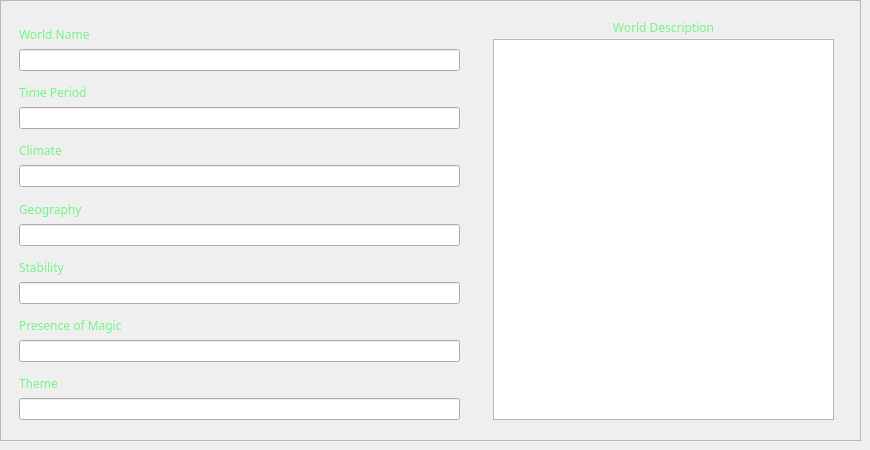
    <widget class="QWidget" name="page7World">
     <widget class="QWidget" name="gridLayoutWidget_8">
      <property name="geometry">
       <rect>
        <x>0</x>
        <y>0</y>
        <width>861</width>
        <height>441</height>
       </rect>
      </property>
      <layout class="QGridLayout" name="worldGridContainer">
       <item row="0" column="0">
        <widget class="QFrame" name="worldFrame">
         <property name="frameShape">
          <enum>QFrame::StyledPanel</enum>
         </property>
         <property name="frameShadow">
          <enum>QFrame::Raised</enum>
         </property>
         <widget class="QWidget" name="verticalLayoutWidget_10">
          <property name="geometry">
           <rect>
            <x>19</x>
            <y>19</y>
            <width>441</width>
            <height>401</height>
           </rect>
          </property>
          <layout class="QVBoxLayout" name="verticalLayout_2">
           <item>
            <widget class="QLabel" name="worldNameTxt">
             <property name="font">
              <font>
               <family>Bahnschrift Light</family>
              </font>
             </property>
             <property name="styleSheet">
              <string notr="true">.QLabel {color: rgba(119,244,136,255);}</string>
             </property>
             <property name="text">
              <string>World Name</string>
             </property>
             <property name="alignment">
              <set>Qt::AlignBottom|Qt::AlignLeading|Qt::AlignLeft</set>
             </property>
            </widget>
           </item>
           <item>
            <widget class="QLineEdit" name="worldNameEdit">
             <property name="maxLength">
              <number>25</number>
             </property>
            </widget>
           </item>
           <item>
            <widget class="QLabel" name="worldTimeTxt">
             <property name="font">
              <font>
               <family>Bahnschrift Light</family>
              </font>
             </property>
             <property name="styleSheet">
              <string notr="true">.QLabel {color: rgba(119,244,136,255);}</string>
             </property>
             <property name="text">
              <string>Time Period</string>
             </property>
             <property name="alignment">
              <set>Qt::AlignBottom|Qt::AlignLeading|Qt::AlignLeft</set>
             </property>
            </widget>
           </item>
           <item>
            <widget class="QLineEdit" name="worldTimeEdit">
             <property name="maxLength">
              <number>25</number>
             </property>
            </widget>
           </item>
           <item>
            <widget class="QLabel" name="worldClimateTxt">
             <property name="font">
              <font>
               <family>Bahnschrift Light</family>
              </font>
             </property>
             <property name="styleSheet">
              <string notr="true">.QLabel {color: rgba(119,244,136,255);}</string>
             </property>
             <property name="text">
              <string>Climate</string>
             </property>
             <property name="alignment">
              <set>Qt::AlignBottom|Qt::AlignLeading|Qt::AlignLeft</set>
             </property>
            </widget>
           </item>
           <item>
            <widget class="QLineEdit" name="worldClimateEdit">
             <property name="maxLength">
              <number>50</number>
             </property>
            </widget>
           </item>
           <item>
            <widget class="QLabel" name="worldGeoTxt">
             <property name="font">
              <font>
               <family>Bahnschrift Light</family>
              </font>
             </property>
             <property name="styleSheet">
              <string notr="true">.QLabel {color: rgba(119,244,136,255);}</string>
             </property>
             <property name="text">
              <string>Geography</string>
             </property>
             <property name="alignment">
              <set>Qt::AlignBottom|Qt::AlignLeading|Qt::AlignLeft</set>
             </property>
            </widget>
           </item>
           <item>
            <widget class="QLineEdit" name="worldGeoEdit">
             <property name="maxLength">
              <number>50</number>
             </property>
            </widget>
           </item>
           <item>
            <widget class="QLabel" name="worldStabilityTxt">
             <property name="font">
              <font>
               <family>Bahnschrift Light</family>
              </font>
             </property>
             <property name="styleSheet">
              <string notr="true">.QLabel {color: rgba(119,244,136,255);}</string>
             </property>
             <property name="text">
              <string>Stability</string>
             </property>
             <property name="alignment">
              <set>Qt::AlignBottom|Qt::AlignLeading|Qt::AlignLeft</set>
             </property>
            </widget>
           </item>
           <item>
            <widget class="QLineEdit" name="worldStabilityEdit">
             <property name="maxLength">
              <number>100</number>
             </property>
            </widget>
           </item>
           <item>
            <widget class="QLabel" name="worldMagicTxt">
             <property name="font">
              <font>
               <family>Bahnschrift Light</family>
              </font>
             </property>
             <property name="styleSheet">
              <string notr="true">.QLabel {color: rgba(119,244,136,255);}</string>
             </property>
             <property name="text">
              <string>Presence of Magic</string>
             </property>
             <property name="alignment">
              <set>Qt::AlignBottom|Qt::AlignLeading|Qt::AlignLeft</set>
             </property>
            </widget>
           </item>
           <item>
            <widget class="QLineEdit" name="worldMagicEdit">
             <property name="maxLength">
              <number>100</number>
             </property>
            </widget>
           </item>
           <item>
            <widget class="QLabel" name="worldThemeTxt">
             <property name="font">
              <font>
               <family>Bahnschrift Light</family>
              </font>
             </property>
             <property name="styleSheet">
              <string notr="true">.QLabel {color: rgba(119,244,136,255);}</string>
             </property>
             <property name="text">
              <string>Theme</string>
             </property>
             <property name="alignment">
              <set>Qt::AlignBottom|Qt::AlignLeading|Qt::AlignLeft</set>
             </property>
            </widget>
           </item>
           <item>
            <widget class="QLineEdit" name="worldThemeEdit">
             <property name="maxLength">
              <number>100</number>
             </property>
            </widget>
           </item>
          </layout>
         </widget>
         <widget class="QTextEdit" name="worldDesEdit">
          <property name="geometry">
           <rect>
            <x>493</x>
            <y>39</y>
            <width>341</width>
            <height>381</height>
           </rect>
          </property>
          <property name="font">
           <font>
            <family>Bahnschrift Light</family>
            <pointsize>12</pointsize>
           </font>
          </property>
         </widget>
         <widget class="QLabel" name="worldDesTxt">
          <property name="geometry">
           <rect>
            <x>498</x>
            <y>17</y>
            <width>331</width>
            <height>20</height>
           </rect>
          </property>
          <property name="font">
           <font>
            <family>Bahnschrift Light</family>
           </font>
          </property>
          <property name="styleSheet">
           <string notr="true">.QLabel {color: rgba(119,244,136,255);}</string>
          </property>
          <property name="text">
           <string>World Description</string>
          </property>
          <property name="alignment">
           <set>Qt::AlignCenter</set>
          </property>
         </widget>
        </widget>
       </item>
      </layout>
     </widget>
    </widget>
